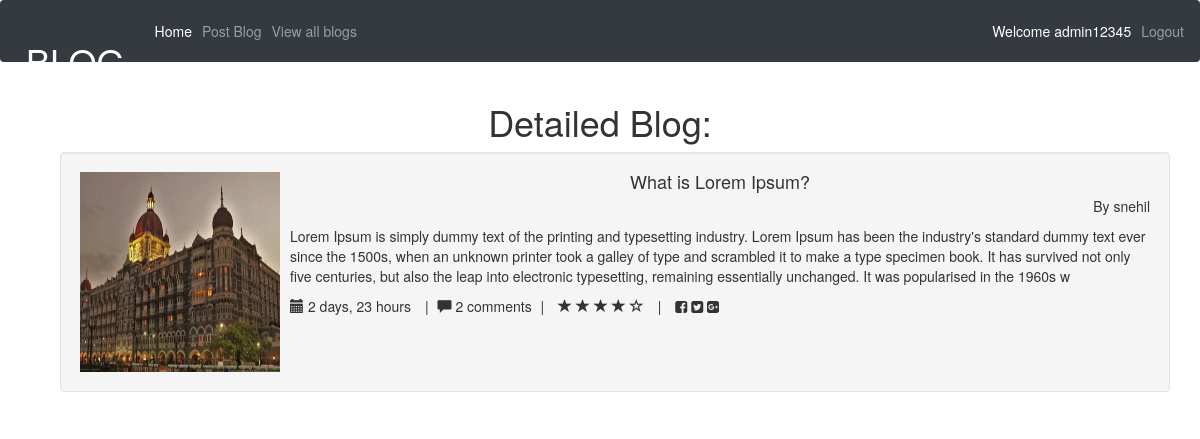
The page /detailblog/8/ (signed in) on the database its author committed.
### blogapp/models.py (models this page shows)
class Blog(models.Model):
    title = models.CharField(max_length = 400)
    description = models.CharField(max_length = 400)
    image = models.FileField(upload_to = 'images/')
    author = models.CharField(max_length=50, default = '')
    upload_date = models.DateTimeField(auto_now = True)

### blogapp/views.py (the view)
# urls.py: path('detailblog/<id>/', views.detailblog),
@login_required
def detailblog(request, id):
    images = Blog.objects.get(id = id)
    return render(request, 'blogapp/detailblog.html', {'images': images})

### templates/blogapp/detailblog.html (shortened to what this page needs)
{% extends 'blogapp/base.html' %}
{% block navblock %}
{% load crispy_forms_tags %}
<link href="//netdna.bootstrapcdn.com/bootstrap/3.2.0/css/bootstrap.min.css" rel="stylesheet" id="bootstrap-css">
<link rel="stylesheet" href="http://cdnjs.cloudflare.com/ajax/libs/font-awesome/4.1.0/css/font-awesome.min.css"/>
<center><h1> Detailed Blog: </h1></center>
    {% if images %}
    <div class="container">
      <div class="well">
          <div class="media">
          	<a class="pull-left">
        		<img class="media-object" src="{{images.image.url}}" width = 200px height = 200px>
      		</a>
      		<div class="media-body">
        		<center><h4 class="media-heading">{{images.title}}</h4></center>
              <p class="text-right">By {{images.author}}</p>
              <p>{{images.description}} </p>
              <ul class="list-inline list-unstyled">
      			<li><span><i class="glyphicon glyphicon-calendar"></i> {{images.upload_date| timesince}} </span></li>
                <li>|</li>
                <span><i class="glyphicon glyphicon-comment"></i> 2 comments</span>
                <li>|</li>
                <li>
                   <span class="glyphicon glyphicon-star"></span>
                            <span class="glyphicon glyphicon-star"></span>
                            <span class="glyphicon glyphicon-star"></span>
                            <span class="glyphicon glyphicon-star"></span>
                            <span class="glyphicon glyphicon-star-empty"></span>
                </li>
                <li>|</li>
                <li>
                  <span><i class="fa fa-facebook-square"></i></span>
                  <span><i class="fa fa-twitter-square"></i></span>
                  <span><i class="fa fa-google-plus-square"></i></span>
                </li>
    			</ul>
           </div>
        </div>
      </div>
      {%else%}
      "NO DATA FOUND"
      {%endif%}
{%endblock%}

### templates/blogapp/base.html (shortened to what this page needs)
{% load static %}
<!DOCTYPE html>
<html lang="en">
<head>
  <link rel="stylesheet" href="https://maxcdn.bootstrapcdn.com/bootstrap/4.4.1/css/bootstrap.min.css">
</head>
<body>
  <nav class="navbar navbar-expand-sm bg-dark navbar-dark">
  <a class="navbar-brand" href="#">
    <h1>BLOG</h1>
  </a>
  <ul class="navbar-nav mr-auto">
  <li class="nav-item">
    <a class="nav-link active" href="/">Home</a>
  </li>
  <li class="nav-item">
    <a class="nav-link" href="/addblog">Post Blog</a>
  </li>
  <li class="nav-item">
    <a class="nav-link" href="/viewblog">View all blogs</a>
  </li>
</ul>
  <ul class="navbar-nav ml-auto">
{% if request.user.is_authenticated is True %}
    <li class="nav-item">
      <a class="nav-link active" href="#">Welcome {{request.user}}</a>
    </li>
    <li class="nav-item">
      <a class="nav-link" href="/accounts/logout">Logout</a>
    </li>
{%endif%}
  </ul>
</nav>
<div class="container">
{% block navblock %}{%endblock%}

### rows shown on the page
Blog: image (picture), title "What is Lorem Ipsum?", author "snehil", description "Lorem Ipsum is simply dummy text of the printing and typesetting industry. Lorem Ipsum has been the industry's standard dummy text ever since the 1500s, when an unknown printer took a galley of type and scrambled it to make a type specimen book. It has survived not only five centuries, but also the leap into electronic typesetting, remaining essentially unchanged. It was popularised in the 1960s w", upload_date "2 days, 23 hours"

### other values the page prints
{{ request.user }} "admin12345"
